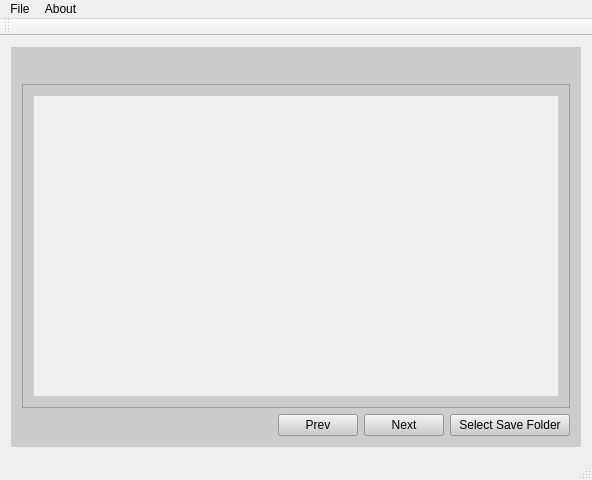
<?xml version="1.0" encoding="UTF-8"?>
<ui version="4.0">
 <class>MainWindow</class>
 <widget class="QMainWindow" name="MainWindow">
  <property name="geometry">
   <rect>
    <x>0</x>
    <y>0</y>
    <width>585</width>
    <height>480</height>
   </rect>
  </property>
  <property name="windowTitle">
   <string>MainWindow</string>
  </property>
  <widget class="QWidget" name="centralWidget">
   <layout class="QGridLayout" name="gridLayout_3">
    <item row="0" column="0">
     <widget class="QWidget" name="widget" native="true">
      <property name="styleSheet">
       <string notr="true">background-color: rgb(204, 204, 204);</string>
      </property>
      <layout class="QGridLayout" name="gridLayout_2">
       <item row="0" column="0" colspan="4">
        <widget class="QLabel" name="imgName">
         <property name="maximumSize">
          <size>
           <width>16777215</width>
           <height>20</height>
          </size>
         </property>
         <property name="styleSheet">
          <string notr="true">font: 10pt &quot;MS Shell Dlg 2&quot;;</string>
         </property>
         <property name="text">
          <string/>
         </property>
        </widget>
       </item>
       <item row="1" column="0" colspan="4">
        <widget class="QFrame" name="frame">
         <property name="frameShape">
          <enum>QFrame::StyledPanel</enum>
         </property>
         <property name="frameShadow">
          <enum>QFrame::Raised</enum>
         </property>
         <layout class="QGridLayout" name="gridLayout">
          <item row="0" column="0">
           <widget class="MyQLabel" name="imgLabel">
            <property name="styleSheet">
             <string notr="true">background-color: rgb(240, 240, 240);</string>
            </property>
            <property name="text">
             <string/>
            </property>
           </widget>
          </item>
         </layout>
        </widget>
       </item>
       <item row="2" column="0">
        <widget class="QLabel" name="description">
         <property name="minimumSize">
          <size>
           <width>250</width>
           <height>0</height>
          </size>
         </property>
         <property name="text">
          <string/>
         </property>
        </widget>
       </item>
       <item row="2" column="1">
        <widget class="QPushButton" name="previous">
         <property name="text">
          <string>Prev</string>
         </property>
        </widget>
       </item>
       <item row="2" column="2">
        <widget class="QPushButton" name="next">
         <property name="text">
          <string>Next</string>
         </property>
        </widget>
       </item>
       <item row="2" column="3">
        <widget class="QPushButton" name="SelectSaveFolder">
         <property name="minimumSize">
          <size>
           <width>120</width>
           <height>0</height>
          </size>
         </property>
         <property name="text">
          <string>Select Save Folder</string>
         </property>
        </widget>
       </item>
      </layout>
     </widget>
    </item>
   </layout>
  </widget>
  <widget class="QMenuBar" name="menuBar">
   <property name="geometry">
    <rect>
     <x>0</x>
     <y>0</y>
     <width>585</width>
     <height>21</height>
    </rect>
   </property>
   <widget class="QMenu" name="menuFile">
    <property name="title">
     <string>File</string>
    </property>
    <addaction name="actionOpen_File"/>
    <addaction name="actionOpen_Folder"/>
    <addaction name="actionExit"/>
   </widget>
   <widget class="QMenu" name="menuRead_Manual">
    <property name="title">
     <string>About</string>
    </property>
    <addaction name="actionRead_Manual"/>
   </widget>
   <addaction name="menuFile"/>
   <addaction name="menuRead_Manual"/>
  </widget>
  <widget class="QToolBar" name="mainToolBar">
   <attribute name="toolBarArea">
    <enum>TopToolBarArea</enum>
   </attribute>
   <attribute name="toolBarBreak">
    <bool>false</bool>
   </attribute>
  </widget>
  <widget class="QStatusBar" name="statusBar"/>
  <action name="actionOpen_File">
   <property name="text">
    <string>Open File</string>
   </property>
  </action>
  <action name="actionOpen_Folder">
   <property name="text">
    <string>Open Folder</string>
   </property>
  </action>
  <action name="actionExit">
   <property name="text">
    <string>Exit</string>
   </property>
  </action>
  <action name="actionRead_Manual">
   <property name="text">
    <string>Read Manual</string>
   </property>
  </action>
 </widget>
 <layoutdefault spacing="6" margin="11"/>
 <customwidgets>
  <customwidget>
   <class>MyQLabel</class>
   <extends>QLabel</extends>
   <header location="global">myqlabel.h</header>
  </customwidget>
 </customwidgets>
 <resources/>
 <connections/>
</ui>
